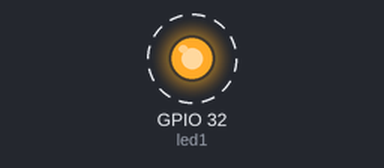
This sketch was run on a simulated ESP32. Parts: output pins drawn as LEDs (lit = HIGH). Dashed ring = blinking.

Above: at 0.5 s.
Timing chart, 0 to 4.6 s (numbered marks = the images above):
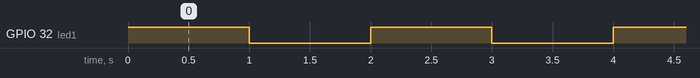

The sketch:

simple_led_test.ino
```cpp
int led1 = 32;

void setup() {
  // put your setup code here, to run once:
  pinMode(led1, OUTPUT);
}

void loop() {
  // put your main code here, to run repeatedly:
  digitalWrite(led1, HIGH);
  delay(1000);
  digitalWrite(led1, LOW);
  delay(1000);
}
```

Measured:
- by itself, GPIO 32 (led1): alternates HIGH for 1.0 s and LOW for 1.0 s
